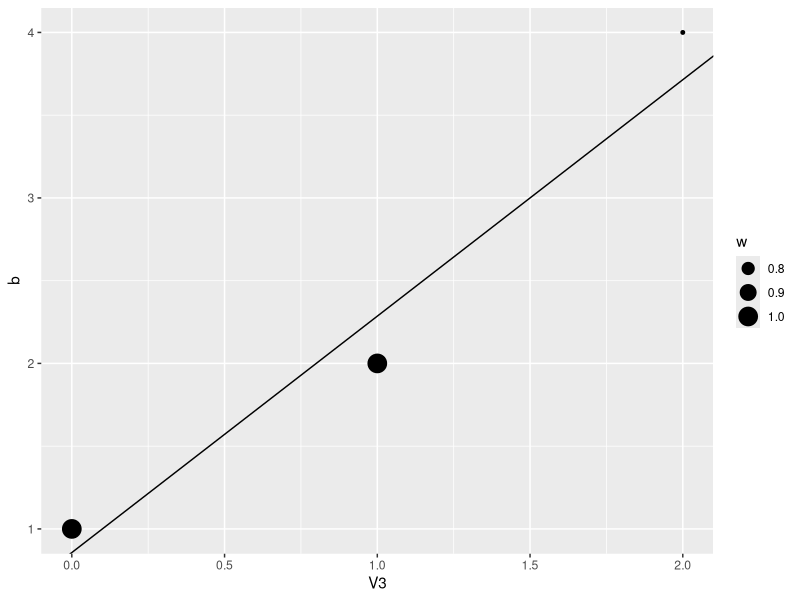
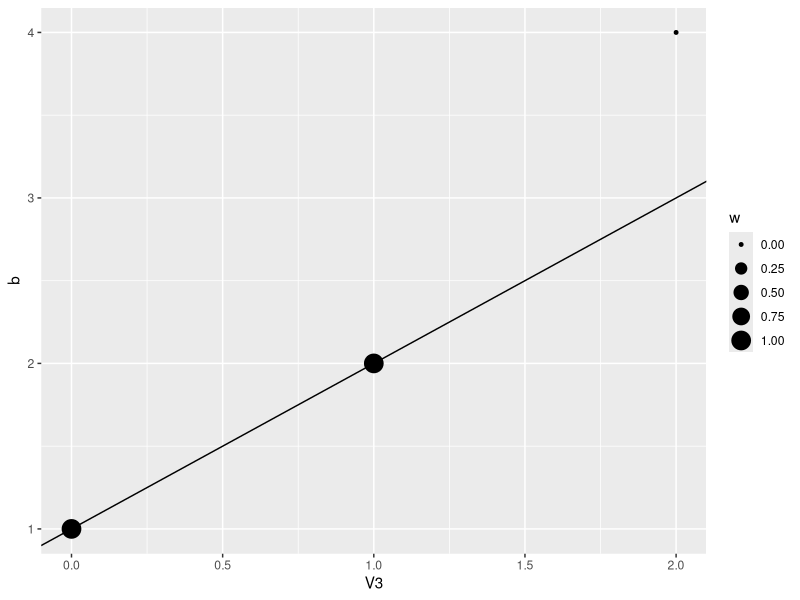
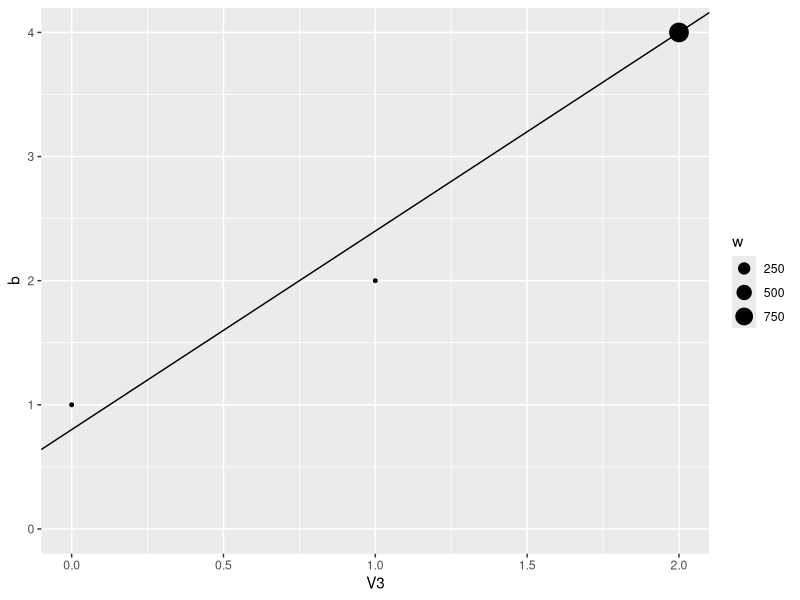

These figures' R source, in order:
library(tidyverse)
library(MASS)

#1
W <- diag(c(1,1,1/sqrt(2)))
A <- c(1,1,1, 0,1,2) %>% matrix(ncol=2)
b <- c(1,2,4) %>% matrix(nrow=3)
x_hat <- ginv(t(A) %*% t(W) %*% W %*% A) %*% t(A) %*% t(W) %*% W %*% b

cbind(w=diag(W),A,b=b) %>%
  as_tibble() %>%
  ggplot() + 
  geom_point(aes(x=V3, y=b, size = w)) +
  geom_abline(intercept = x_hat[1], slope=x_hat[2])

#2
# if the third measurement is totally unreliable, the variance is inf and w=0
# in this case, b is in the column space of A and is solveable.
W[3,3] <- 0
x_hat <- ginv(t(A) %*% t(W) %*% W %*% A) %*% t(A) %*% t(W) %*% W %*% b
cbind(w=diag(W),A,b=b) %>%
  as_tibble() %>%
  ggplot() + 
  geom_point(aes(x=V3, y=b, size = w)) +
  geom_abline(intercept = x_hat[1], slope=x_hat[2])

#3
# If the third measurement is totally reliable, the variance is 0 and w=inf.
# in this case, the third equation becomes a constraint, then minimize 
# the sum of squares of the first two equations.
W[3,3] <- 999
x_hat <- ginv(t(A) %*% t(W) %*% W %*% A) %*% t(A) %*% t(W) %*% W %*% b
cbind(w=diag(W),A,b=b) %>%
  as_tibble() %>%
  ggplot() + 
  geom_point(aes(x=V3, y=b, size = w)) +
  geom_abline(intercept = x_hat[1], slope=x_hat[2]) +
  ylim(c(0,4))

#4
m=1
(0-m)^2*0.25 + (1-m)^2*0.5 + (2-m)^2*0.25

#5
m = c(0.5,0.5)
# since the flips are independent
cov_matrix = diag(1/4,1/4)
# by variance sum law for independent events the total variance is the sum

#6
# mean is always p
# var is (1-m)^2*p + (0-m)^2*(1-p)

# Example 6
A <- c(-6,2,0,4, 0,4,-6,2, 4,0,2,-6, 2,-6,4,0) %>%
  matrix(nrow=4, byrow=TRUE)
A %>% svd()
